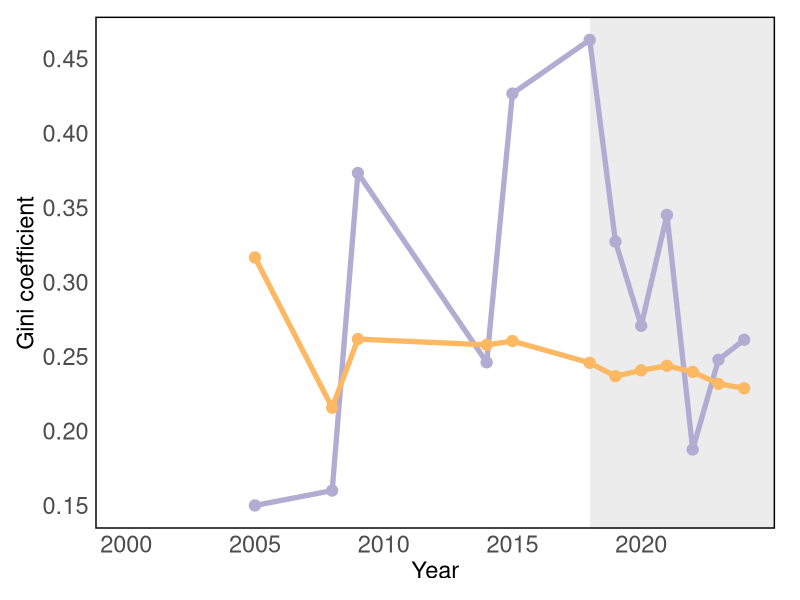
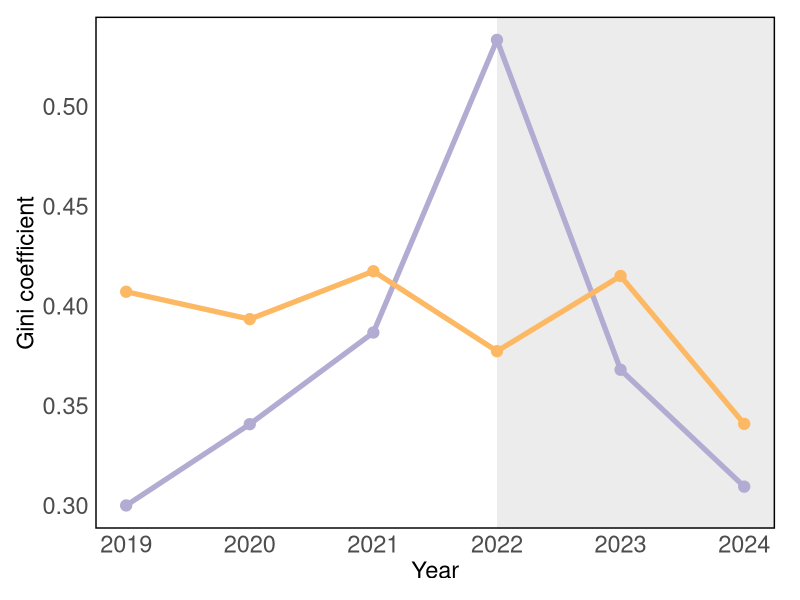
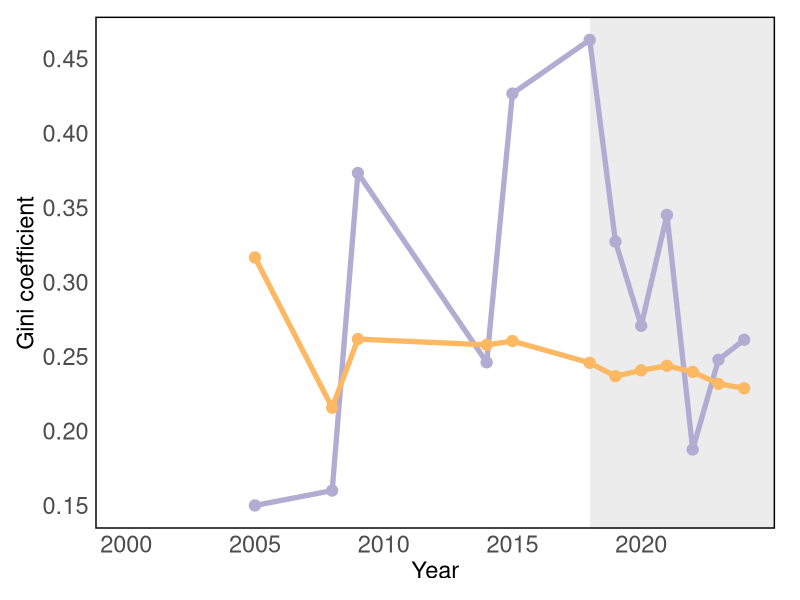
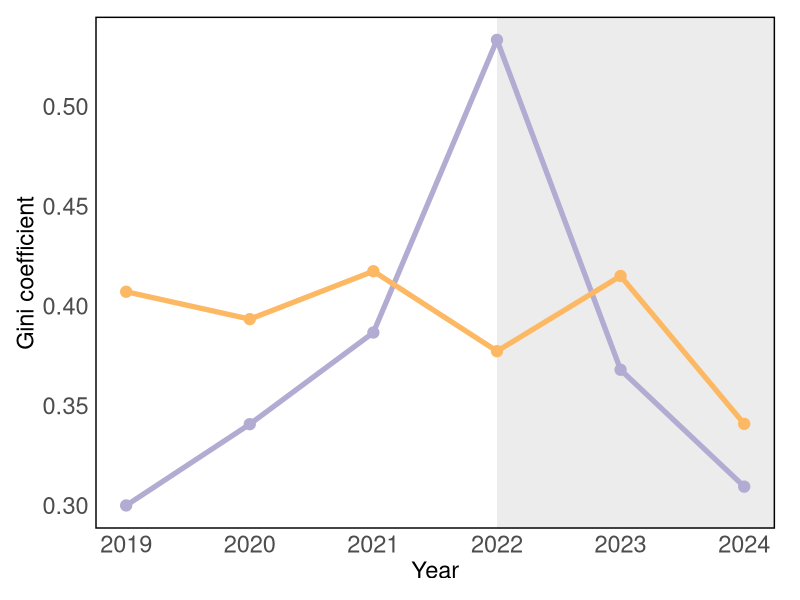

Write the R code that produced these figures, in order. (Note: this script raises an error after producing the figures.)
library(tidyverse)
library(zoo)

df <- read_csv("Netherlands.csv", show_col_types = FALSE)  # 改成你的文件名

df$AI <- as.numeric(df$AI)
df$Non_AI <- as.numeric(df$Non_AI)

# 处理NA值（如果需要）
df <- df %>% drop_na(AI, Non_AI)

# 计算滚动均值和标准差
df2 <- df %>%
  arrange(Year) %>%
  mutate(
    ai_roll_mean = zoo::rollapply(AI, width = 3, FUN = mean, fill = NA, align = "center"),
    ai_roll_sd   = zoo::rollapply(AI, width = 3, FUN = sd,   fill = NA, align = "center"),
    non_ai_roll_mean = zoo::rollapply(Non_AI, width = 3, FUN = mean, fill = NA, align = "center"),
    non_ai_roll_sd   = zoo::rollapply(Non_AI, width = 3, FUN = sd,   fill = NA, align = "center"),
    ymin_ai = ai_roll_mean - ai_roll_sd,
    ymax_ai = ai_roll_mean + ai_roll_sd,
    ymin_non_ai = non_ai_roll_mean - non_ai_roll_sd,
    ymax_non_ai = non_ai_roll_mean + non_ai_roll_sd
  )

# ====== 你自己调这些参数 ======
axis_title_size <- 17
axis_text_size  <- 17

line_width <- 1.8
point_size <- 3.5

shade_year  <- 2018
shade_fill  <- "grey85"  # 阴影颜色更深一点
shade_alpha <- 0.5      # 阴影更“厚”（更不透明）

# ===============================

p <- ggplot(df) +
  annotate("rect",
           xmin = shade_year, xmax = Inf,
           ymin = -Inf, ymax = Inf,
           fill = shade_fill, alpha = shade_alpha) +
  geom_line(aes(x = Year, y = AI), color = "#b2abd2", linewidth = line_width) +
  geom_point(aes(x = Year, y = AI), color = "#b2abd2", size = point_size) +
  geom_line(aes(x = Year, y = Non_AI), color = "#fdb863", linewidth = line_width) +
  geom_point(aes(x = Year, y = Non_AI), color = "#fdb863", size = point_size) +
  scale_x_continuous(
    limits = c(2000, max(df$Year, na.rm = TRUE)),
    breaks = seq(2000, max(df$Year, na.rm = TRUE), by = 5)
  ) +
  scale_y_continuous(
    breaks = seq(
      floor(min(c(df$AI, df$Non_AI), na.rm = TRUE) / 0.5) * 0.5,
      ceiling(max(c(df$AI, df$Non_AI), na.rm = TRUE) / 0.5) * 0.5,
      by = 0.05
    )
  )+
  labs(y = "Gini coefficient") +
  theme_minimal() +
  theme(
    panel.grid.major = element_blank(),
    panel.grid.minor = element_blank(),
    panel.border = element_rect(color = "black", fill = NA, linewidth = 1),
    axis.title = element_text(size = axis_title_size),
    axis.text  = element_text(size = axis_text_size),
    plot.margin = margin(t = 12, r = 18, b = 12, l = 12, unit = "pt")
  )
print(p)

ggsave("Netherlands.png",
       plot = p, width = 5.5, height = 3.5, dpi = 600)

#==================== Algeria 
df <- read_csv("Algeria.csv", show_col_types = FALSE)  # 改成你的文件名

df$AI <- as.numeric(df$AI)
df$Non_AI <- as.numeric(df$Non_AI)

# 处理NA值（如果需要）
df <- df %>% drop_na(AI, Non_AI)

# 计算滚动均值和标准差
df2 <- df %>%
  arrange(Year) %>%
  mutate(
    ai_roll_mean = zoo::rollapply(AI, width = 3, FUN = mean, fill = NA, align = "center"),
    ai_roll_sd   = zoo::rollapply(AI, width = 3, FUN = sd,   fill = NA, align = "center"),
    non_ai_roll_mean = zoo::rollapply(Non_AI, width = 3, FUN = mean, fill = NA, align = "center"),
    non_ai_roll_sd   = zoo::rollapply(Non_AI, width = 3, FUN = sd,   fill = NA, align = "center"),
    ymin_ai = ai_roll_mean - ai_roll_sd,
    ymax_ai = ai_roll_mean + ai_roll_sd,
    ymin_non_ai = non_ai_roll_mean - non_ai_roll_sd,
    ymax_non_ai = non_ai_roll_mean + non_ai_roll_sd
  )

# ====== 你自己调这些参数 ======
axis_title_size <- 17
axis_text_size  <- 17

line_width <- 1.8
point_size <- 3.5

shade_year  <- 2022
shade_fill  <- "grey85"  # 阴影颜色更深一点
shade_alpha <- 0.5      # 阴影更“厚”（更不透明）

# ===============================

p <- ggplot(df) +
  # 2015 年以后灰色阴影（更明显）
  annotate("rect",
           xmin = shade_year, xmax = Inf,
           ymin = -Inf, ymax = Inf,
           fill = shade_fill, alpha = shade_alpha) +
  # 绘制 AI 和 Non_AI 的折线 + 点
  geom_line(aes(x = Year, y = AI), color = "#b2abd2", linewidth = line_width) +
  geom_point(aes(x = Year, y = AI), color = "#b2abd2", size = point_size) +
  geom_line(aes(x = Year, y = Non_AI), color = "#fdb863", linewidth = line_width) +
  geom_point(aes(x = Year, y = Non_AI), color = "#fdb863", size = point_size) +
  scale_x_continuous(
    breaks = seq(min(df$Year, na.rm = TRUE),
                 max(df$Year, na.rm = TRUE),
                 by = 1)) +
  labs(y = "Gini coefficient") +
  theme_minimal() +
  theme(
    panel.grid.major = element_blank(),
    panel.grid.minor = element_blank(),
    panel.border = element_rect(color = "black", fill = NA, linewidth = 1),
    axis.title = element_text(size = axis_title_size),
    axis.text  = element_text(size = axis_text_size),
    plot.margin = margin(t = 12, r = 18, b = 12, l = 12, unit = "pt")
  )

print(p)

ggsave("Algeria.png",
       plot = p, width = 5.5, height = 3.5, dpi = 600)



#============================= 添加图例的代码 
library(tidyverse)

df_long <- df %>%
  select(Year, AI, Non_AI) %>%
  pivot_longer(
    cols = c(AI, Non_AI),
    names_to = "Type",
    values_to = "Gini coefficient"
  )

p <- ggplot(df_long) +
  # 2015 年以后灰色阴影
  annotate(
    "rect",
    xmin = shade_year, xmax = Inf,
    ymin = -Inf, ymax = Inf,
    fill = shade_fill, alpha = shade_alpha
  ) +
  
  geom_line(
    aes(x = Year, y = Gini, color = Type),
    linewidth = line_width
  ) +
  geom_point(
    aes(x = Year, y = Gini, color = Type),
    size = point_size
  ) +
  
  scale_color_manual(
    values = c(
      "AI" = "#b2abd2",
      "Non_AI" = "#fdb863"
    ),
    labels = c(
      "AI" = "AI",
      "Non_AI" = "Non-AI"
    )
  ) +
  
  scale_x_continuous(
    breaks = seq(
      min(df$Year, na.rm = TRUE),
      max(df$Year, na.rm = TRUE),
      by = 2
    )
  ) +
  
  labs(
    y = "Gini",
    color = NULL
  ) +
  
  theme_minimal() +
  theme(
    panel.grid.major = element_blank(),
    panel.grid.minor = element_blank(),
    panel.border = element_rect(color = "black", fill = NA, linewidth = 1),
    axis.title = element_text(size = axis_title_size),
    axis.text  = element_text(size = axis_text_size),
    legend.position = "right",
    legend.text = element_text(size = axis_text_size),
    plot.margin = margin(t = 12, r = 18, b = 12, l = 12, unit = "pt")
  )

print(p)
